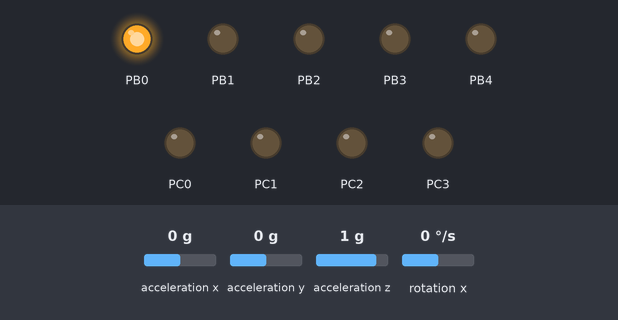
Simulated run of this program. Board: ATmega328P, built with avr-gcc and emulated at 16 MHz. On the bench: output pins drawn as LEDs (lit = HIGH). Wiring (inferred from the names in the program): MPU-6050 motion sensor at I2C address 0x68. The inputs (shaded band) are chosen by the test bench; at power-on: acceleration x 0 g, acceleration y 0 g, acceleration z 1 g, rotation x 0 °/s. What the program prints to the serial monitor is not drawn.

Above: at 0.1 s.
Timing chart, 0 to 1.6 s (numbered marks = the images above):
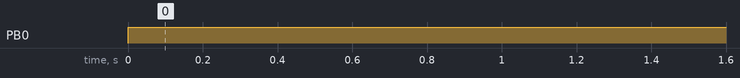

Measured:
- by itself, PB0: LOW → HIGH at 0.00 s

The program:

main.cpp
```cpp
#define __AVR_ATmega328P__
#define F_CPU 16000000UL

#include <avr/io.h>
#include <util/delay.h>
#include <avr/interrupt.h>
#include <stdlib.h>
#include <string.h>

//General codes
#define START           0x08
#define REPEAT_START    0x10
#define ARB_LOST        0x38

//Master transmit
#define MT_SLA_ACK      0x18
#define MT_SLA_NACK     0x20
#define MT_DATA_ACK     0x28
#define MT_DATA_NACK    0x30

//Master receive
#define MR_SLA_ACK      0x40
#define MR_SLA_NACK     0x48
#define MR_DATA_ACK     0x50
#define MR_DATA_NACK    0x58

//MPU defines
#define MPU_ADR         0x68
#define ACC_X           0x3B
#define ACC_Y           0x3D
#define ACC_Z           0x3F
#define GYR_X           0x43
#define GYR_Y           0x45
#define GYR_Z           0x47


void setupSerial(long baud, long cpu_freq);
void sendChar(char val);

void imu_sel_reg(unsigned char reg);
void twi_init();
void imu_write_byte(unsigned char reg, unsigned char data);
int16_t imu_read_16(unsigned char reg);
unsigned char imu_test();
void imu_init();
void sendArray(char array[]);

char buffer1[7];

int main(){
    //Initialize twi
    twi_init();
    imu_init();
    setupSerial(9600, F_CPU);

    DDRC |= 0x0F;
    DDRB |= 0x1F;

    while(1){
        int16_t x = imu_read_16(0x3D);
        int16_t y = imu_read_16(0x43);

        itoa(x, buffer1,10);

        sendArray(buffer1);
        sendChar(',');

        itoa(y, buffer1, 10);

        sendArray(buffer1);
        sendArray("\r\n");

        _delay_ms(10);
        //PORTB ^= (1 << PORTB1);
    }
    return 0;
}

void error(){
    PORTB |= (1 << PORTB0);
}

//Set SCL to 400.000
void twi_init(){
    //Set bit rate
    TWBR = 12;
}

void imu_init(){
    //Exit sleep mode
    imu_write_byte(0x6B, 0);

    //Config accelerometer
    //+-8g
    imu_write_byte(0x1C, 0x10);

    //Config gyroscope
    //+-500 deg/s
    imu_write_byte(0x1B, 0x08);
}

void imu_write_byte(unsigned char reg, unsigned char data){
    //Select register for writing
    imu_sel_reg(reg);

    //Write data
    TWDR = data;
    //Initialize transmission
    TWCR = (1 << TWINT) | (1 << TWEN);
    //Wait for bits to be sent
    while(!(TWCR & (1 << TWINT)));
    //Check status
    if((TWSR & 0xF8) != MT_DATA_ACK)
        error();

    //Stop transmission
    TWCR = (1 << TWINT) | (1 << TWEN) | (1 << TWSTO);
}

int16_t imu_read_16(unsigned char reg){
    //Select start register
    imu_sel_reg(reg);

    //Send repeated start bit
    TWCR = (1 << TWINT) | (1 << TWEN) | (1 << TWSTA);
    //Wait for bits to be sent
    while(!(TWCR & (1 << TWINT)));
    //Check status
    if((TWSR & 0xF8) != REPEAT_START)
        error();

    //Send slave address and read
    TWDR = MPU_ADR << 1 | 1;
    //Initialize transmission
    TWCR = (1 << TWINT) | (1 << TWEN);
    //Wait for bits to be sent
    while(!(TWCR & (1 << TWINT)));
    //Check status
    if((TWSR & 0xF8) != MR_SLA_ACK)
        error();

    //Initialize read
    TWCR = (1 << TWINT) | (1 << TWEN) | (1 << TWEA);
    //Wait for bits to be sent
    while(!(TWCR & (1 << TWINT)));
    //Read data
    int16_t upper = TWDR;
    //Check status
    if((TWSR & 0xF8) != MR_DATA_ACK)
        error();

    //Initialize read
    TWCR = (1 << TWINT) | (1 << TWEN);
    //Wait for bits to be sent
    while(!(TWCR & (1 << TWINT)));
    //Read data
    int16_t lower = TWDR;
    //Check status
    if((TWSR & 0xF8) != MR_DATA_ACK)
        error();

    //Send stop bit
    TWCR = (1 << TWINT) | (1 << TWEN) | (1 << TWSTO);

    //return upper << 8 | lower;
    return upper << 8 | lower;
}

void imu_sel_reg(unsigned char reg){
    //Send start bit
    TWCR = (1 << TWINT) | (1 << TWEN) | (1 << TWSTA);
    //Wait for bits to be sent
    while(!(TWCR & (1 << TWINT)));
    //Check status
    if((TWSR & 0xF8) != START)
        error();

    //Send slave address and write
    TWDR = MPU_ADR << 1 | 0;
    //Initialize transmission
    TWCR = (1 << TWINT) | (1 << TWEN);
    //Wait for bits to be sent
    while(!(TWCR & (1 << TWINT)));
    //Check status
    if((TWSR & 0xF8) != MT_SLA_ACK)
        error();

    //Select internal register in MPU6050
    TWDR = reg;
    //Initialize transmission
    TWCR = (1 << TWINT) | (1 << TWEN);
    //Wait for bits to be sent
    while(!(TWCR & (1 << TWINT)));
    //Check status
    if((TWSR & 0xF8) != MT_DATA_ACK)
        error();
}

void sendChar(char val){
    UDR0 = val;

    //Wait until data has been transmitted
    while (!(UCSR0A & (1<<UDRE0)));
}

void setupSerial(long baud, long cpu_freq){
    int ubr_calc = cpu_freq/16/baud-1;

    //Set up baud rate
    UBRR0H = (ubr_calc >> 8);
    UBRR0L = ubr_calc;

    //Enable USART transmitter
    //Enable USART receiver
    UCSR0B = (1 << TXEN0) | (1 << RXEN0);

    //Set up 8-bit dataframe
    UCSR0C = (1 << UCSZ01) | (1 << UCSZ00);
}

void sendArray(char array[]){
    for(int i = 0; i < strlen(array); i++){
        sendChar(array[i]);
    }
}
```
